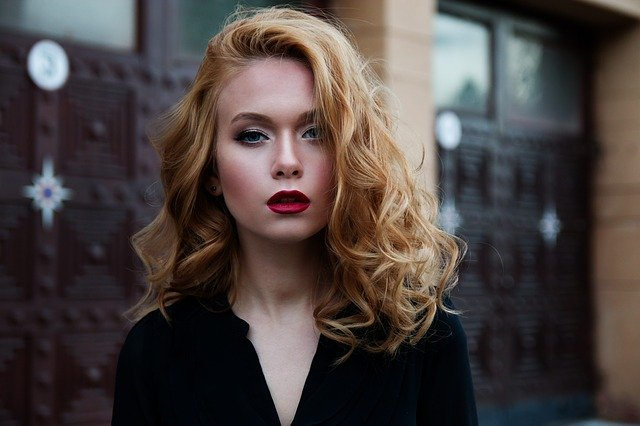
#> input picture Reconnaissance faciale/image0.jpg, 640 x 426 px
$ jupyter execute 'Test 2.ipynb'
#> lines starting #> are read from the running program, lines starting #| are printed output that depends on the picture; after the words box and inside, x2 and y2 are one past the last pixel; in counts of white or black regions, pixels touching at a corner belong together
[cell 1]
import cv2
import sys
from matplotlib import pyplot as plt

imagePath = r'image0.jpg'
dirCascadeFiles = r'./opencv/haarcascades_cuda/'

image = cv2.imread(imagePath)
#> image is the input picture: shape (426, 640, 3); mean B, G, R 63.3, 65.5, 74.4
gray = cv2.cvtColor(image, cv2.COLOR_BGR2GRAY)
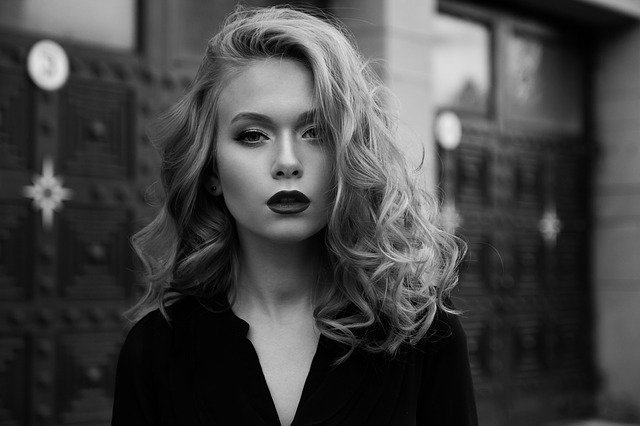
#> gray: shape (426, 640); min 0, max 235, mean 67.9
cascadefile = dirCascadeFiles + "haarcascade_frontalface_alt.xml"
classCascade = cv2.CascadeClassifier(cascadefile)
faces = classCascade.detectMultiScale(
    gray,
    scaleFactor=1.1,
    minNeighbors=5,
    minSize=(30, 30),
    flags=cv2.CASCADE_SCALE_IMAGE
)
#> faces = [[204, 70, 162, 162]]
print("Il y a {0} visage(s).".format(len(faces)))
#| Il y a 1 visage(s).
for(x, y, w, h) in faces:
    cv2.rectangle(image, (x, y), (x+w, y+h), (0,255,0), 2)
#> this loop made 1 pass
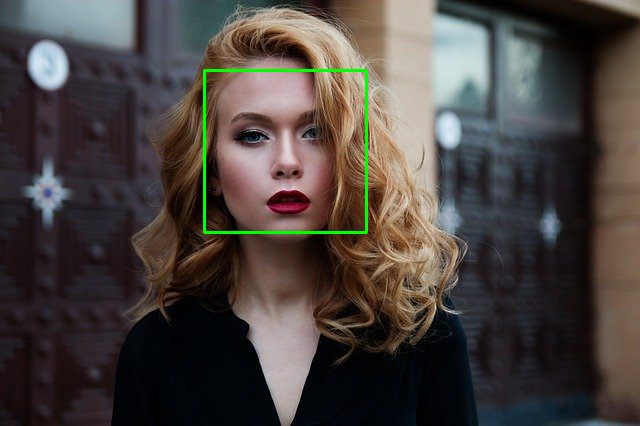
#> image: shape (426, 640, 3); 0.71% of pixels changed, all inside (x1, y1, x2, y2) = (203, 69, 368, 234)

plt.imshow(image)

[cell 2]
#rognage de l'image sur le visage détecté

for (x, y, w, h) in faces:
    crop_img = image[y:y+h, x:x+w]
    plt.imshow(crop_img)
#> this loop made 1 pass
#> pass 1, `crop_img = image[y:y+h, x:x+w]`:
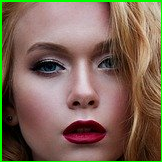
#> crop_img: shape (162, 162, 3); mean B, G, R 86.2, 103.3, 125.6

[cell 3]
#enregistrement de l'image

i=0
for (x, y, w, h) in faces:
    cv2.imwrite('fichier_resultat_' + str(i) + '.jpg', crop_img)
    i=i+1
#> this loop made 1 pass
#> (x, y, w, h, i) on pass 1: (204, 70, 162, 162, 1)
#> after the loop, i = 1

$ run again, with Reconnaissance faciale/image3.jpg copied over Reconnaissance faciale/image0.jpg
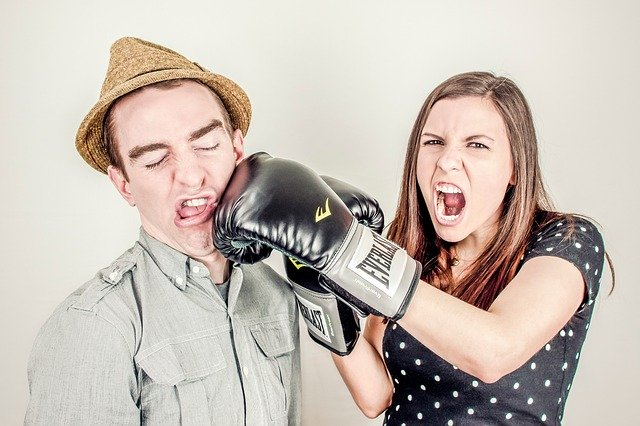
#> input picture Reconnaissance faciale/image3.jpg, 640 x 426 px
#> image is the input picture: shape (426, 640, 3); mean B, G, R 179.5, 188.4, 199
#> faces = [[397, 102, 115, 115]]
#| Il y a 1 visage(s).
#> the loop `for(x, y, w, h) in faces:` made 1 pass
#> after the loop `for(x, y, w, h) in faces:`:
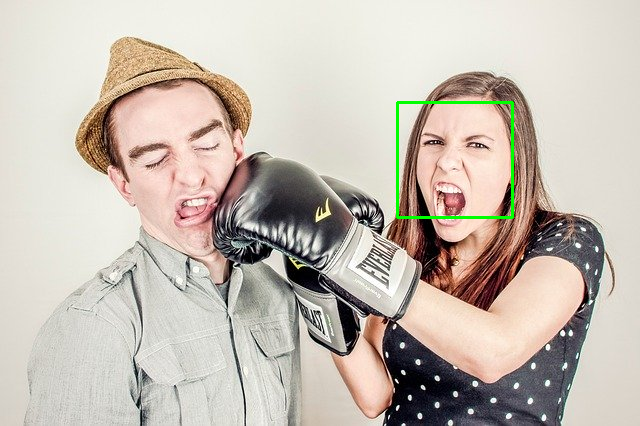
#> image: shape (426, 640, 3); 0.5% of pixels changed, all inside (x1, y1, x2, y2) = (396, 101, 514, 219)
#> the loop `for (x, y, w, h) in faces:` made 1 pass
#> pass 1, `crop_img = image[y:y+h, x:x+w]`:
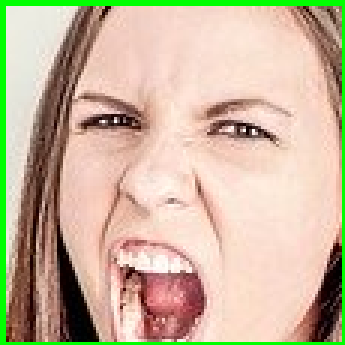
#> crop_img: shape (115, 115, 3) (shown 3 times larger); mean B, G, R 157, 182.5, 201.1
#> the loop `for (x, y, w, h) in faces:` made 1 pass
#> (x, y, w, h, i) on pass 1: (397, 102, 115, 115, 1)
#> after the loop `for (x, y, w, h) in faces:`: i = 1
